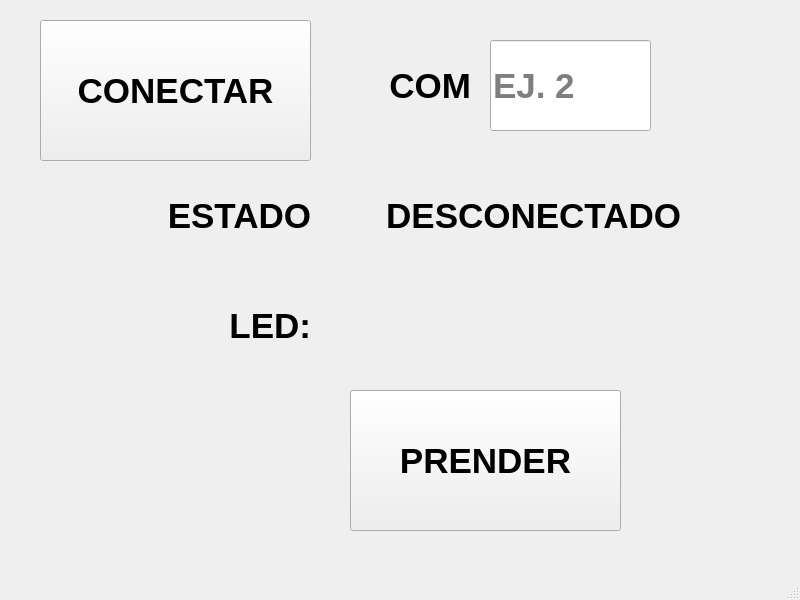
<?xml version="1.0" encoding="UTF-8"?>
<ui version="4.0">
 <class>MainWindow</class>
 <widget class="QMainWindow" name="MainWindow">
  <property name="geometry">
   <rect>
    <x>0</x>
    <y>0</y>
    <width>800</width>
    <height>600</height>
   </rect>
  </property>
  <property name="windowTitle">
   <string>MainWindow</string>
  </property>
  <widget class="QWidget" name="centralwidget">
   <widget class="QLabel" name="label">
    <property name="geometry">
     <rect>
      <x>330</x>
      <y>50</y>
      <width>141</width>
      <height>71</height>
     </rect>
    </property>
    <property name="font">
     <font>
      <pointsize>26</pointsize>
      <weight>75</weight>
      <bold>true</bold>
     </font>
    </property>
    <property name="layoutDirection">
     <enum>Qt::LeftToRight</enum>
    </property>
    <property name="text">
     <string>COM</string>
    </property>
    <property name="alignment">
     <set>Qt::AlignRight|Qt::AlignTrailing|Qt::AlignVCenter</set>
    </property>
   </widget>
   <widget class="QPushButton" name="btn_conexion">
    <property name="geometry">
     <rect>
      <x>40</x>
      <y>20</y>
      <width>271</width>
      <height>141</height>
     </rect>
    </property>
    <property name="font">
     <font>
      <pointsize>26</pointsize>
      <weight>75</weight>
      <bold>true</bold>
     </font>
    </property>
    <property name="text">
     <string>CONECTAR</string>
    </property>
   </widget>
   <widget class="QLineEdit" name="txt_com">
    <property name="geometry">
     <rect>
      <x>490</x>
      <y>40</y>
      <width>161</width>
      <height>91</height>
     </rect>
    </property>
    <property name="font">
     <font>
      <pointsize>26</pointsize>
      <weight>75</weight>
      <bold>true</bold>
     </font>
    </property>
    <property name="placeholderText">
     <string>EJ. 2</string>
    </property>
   </widget>
   <widget class="QLabel" name="label_2">
    <property name="geometry">
     <rect>
      <x>40</x>
      <y>180</y>
      <width>271</width>
      <height>71</height>
     </rect>
    </property>
    <property name="font">
     <font>
      <pointsize>26</pointsize>
      <weight>75</weight>
      <bold>true</bold>
     </font>
    </property>
    <property name="layoutDirection">
     <enum>Qt::LeftToRight</enum>
    </property>
    <property name="text">
     <string>ESTADO</string>
    </property>
    <property name="alignment">
     <set>Qt::AlignRight|Qt::AlignTrailing|Qt::AlignVCenter</set>
    </property>
   </widget>
   <widget class="QLabel" name="txt_estado">
    <property name="geometry">
     <rect>
      <x>330</x>
      <y>180</y>
      <width>351</width>
      <height>71</height>
     </rect>
    </property>
    <property name="font">
     <font>
      <pointsize>26</pointsize>
      <weight>75</weight>
      <bold>true</bold>
     </font>
    </property>
    <property name="layoutDirection">
     <enum>Qt::LeftToRight</enum>
    </property>
    <property name="text">
     <string>DESCONECTADO</string>
    </property>
    <property name="alignment">
     <set>Qt::AlignRight|Qt::AlignTrailing|Qt::AlignVCenter</set>
    </property>
   </widget>
   <widget class="QLabel" name="label_3">
    <property name="geometry">
     <rect>
      <x>40</x>
      <y>290</y>
      <width>271</width>
      <height>71</height>
     </rect>
    </property>
    <property name="font">
     <font>
      <pointsize>26</pointsize>
      <weight>75</weight>
      <bold>true</bold>
     </font>
    </property>
    <property name="layoutDirection">
     <enum>Qt::LeftToRight</enum>
    </property>
    <property name="text">
     <string>LED:</string>
    </property>
    <property name="alignment">
     <set>Qt::AlignRight|Qt::AlignTrailing|Qt::AlignVCenter</set>
    </property>
   </widget>
   <widget class="QPushButton" name="btn_accion">
    <property name="geometry">
     <rect>
      <x>350</x>
      <y>390</y>
      <width>271</width>
      <height>141</height>
     </rect>
    </property>
    <property name="font">
     <font>
      <pointsize>26</pointsize>
      <weight>75</weight>
      <bold>true</bold>
     </font>
    </property>
    <property name="text">
     <string>PRENDER</string>
    </property>
   </widget>
  </widget>
  <widget class="QMenuBar" name="menubar">
   <property name="geometry">
    <rect>
     <x>0</x>
     <y>0</y>
     <width>800</width>
     <height>22</height>
    </rect>
   </property>
  </widget>
  <widget class="QStatusBar" name="statusbar"/>
 </widget>
 <resources/>
 <connections/>
</ui>
